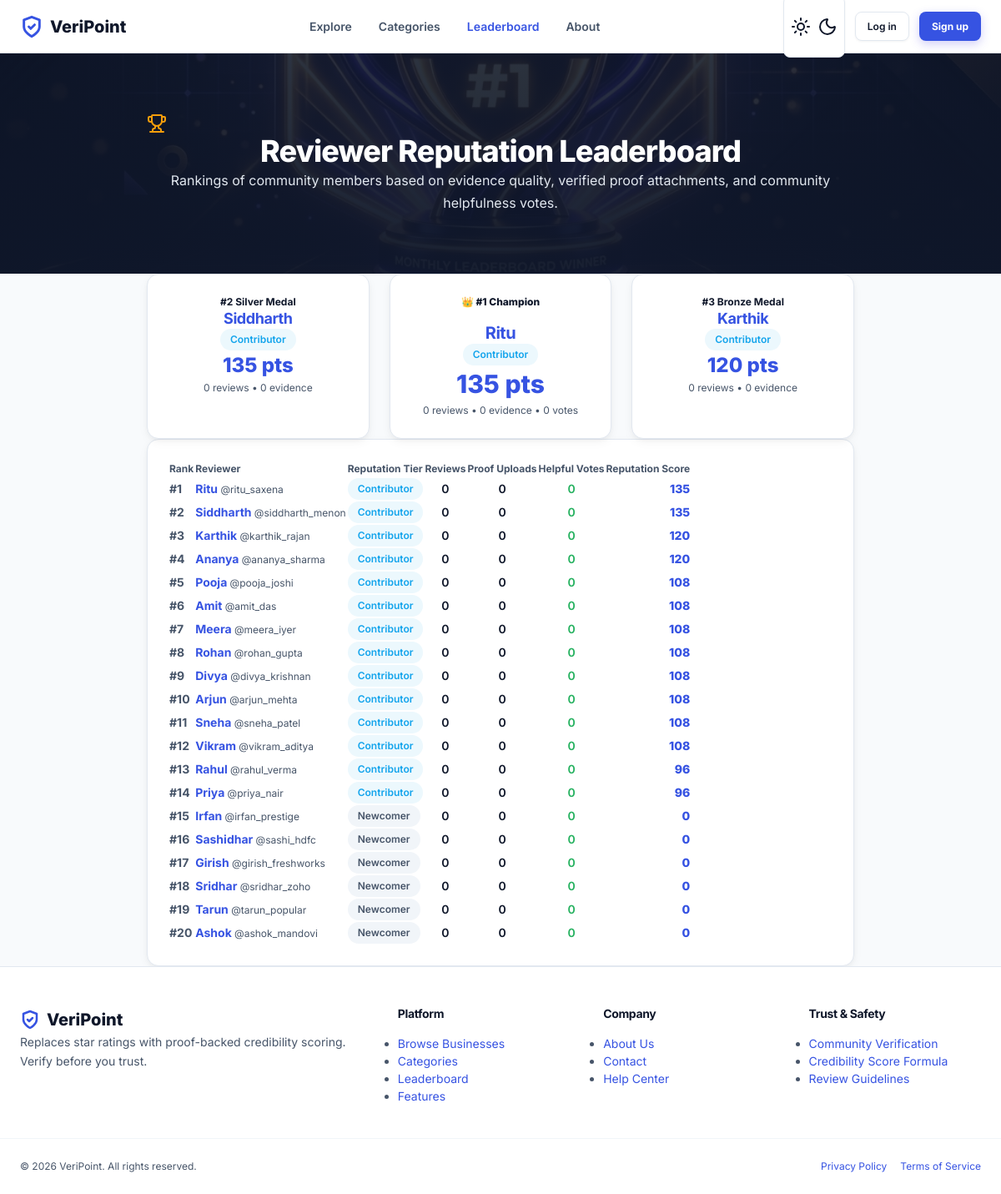
Page /reviews/leaderboard/ on the committed database.
### apps/accounts/models.py (models this page shows, shortened)
class Reputation(models.Model):
    class Level(models.TextChoices):
        NEWCOMER = 'newcomer', 'Newcomer'
        CONTRIBUTOR = 'contributor', 'Contributor'
        TRUSTED = 'trusted', 'Trusted'
        EXPERT = 'expert', 'Expert'
        AUTHORITY = 'authority', 'Authority'
    user = models.OneToOneField(
        settings.AUTH_USER_MODEL,
        on_delete=models.CASCADE,
        related_name='reputation',
    )
    total_reviews = models.PositiveIntegerField(default=0)
    total_evidence = models.PositiveIntegerField(default=0)
    total_verifications = models.PositiveIntegerField(default=0)
    total_helpful_votes = models.PositiveIntegerField(default=0)
    score = models.PositiveIntegerField(default=0, db_index=True)
    level = models.CharField(
        max_length=20,
        choices=Level.choices,
        default=Level.NEWCOMER,
        db_index=True,
    )
    updated_at = models.DateTimeField(auto_now=True)
    class Meta:
        db_table = 'vp_reputation'
        ordering = ['-score']

class User(AbstractUser):
    class Role(models.TextChoices):
        REVIEWER = 'reviewer', 'Reviewer'
        BUSINESS_OWNER = 'business_owner', 'Business Owner'
        MODERATOR = 'moderator', 'Moderator'
        ADMIN = 'admin', 'Admin'
    email = models.EmailField(unique=True)
    role = models.CharField(
        max_length=20,
        choices=Role.choices,
        default=Role.REVIEWER,
        db_index=True,
    )
    class Meta:
        db_table = 'vp_user'
        indexes = [
            models.Index(fields=['date_joined']),
        ]

### apps/reviews/views.py (the view)
# urls.py: path('leaderboard/', views.LeaderboardView.as_view(), name='leaderboard'),
class LeaderboardView(ListView):
    template_name = 'reviews/leaderboard.html'
    context_object_name = 'top_reviewers'
    def get_queryset(self):
        from apps.accounts.models import Reputation
        return Reputation.objects.select_related(
            'user__profile'
        ).order_by('-score')[:settings.LEADERBOARD_SIZE]

### apps/core/context_processors.py (called while the page is built)
def site_context(request):
    context = {
        'SITE_NAME': settings.SITE_NAME,
        'SITE_TAGLINE': settings.SITE_TAGLINE,
        'SITE_DESCRIPTION': settings.SITE_DESCRIPTION,
    }
    if request.user.is_authenticated:
        context['unread_notification_count'] = (
            request.user.notifications.filter(is_read=False).count()
        )
    return context

### apps/core/templatetags/veripoint_tags.py (called while the page is built)
@register.filter
def reputation_badge_color(level):
    colors = {
        'newcomer': 'badge-neutral',
        'contributor': 'badge-info',
        'trusted': 'badge-success',
        'expert': 'badge-warning',
        'authority': 'badge-primary',
    }
    return colors.get(level, 'badge-neutral')

@register.simple_tag
def active_nav(request, url_name, *args):
    from django.urls import reverse, resolve
    try:
        current = resolve(request.path_info).url_name
        if current == url_name:
            return 'active'
        if current in args:
            return 'active'
    except Exception:
        pass
    return ''

### templates/reviews/leaderboard.html (shortened to what this page needs)
{% extends 'base.html' %}
{% load veripoint_tags static %}
{% block content %}
<section class="hero-section py-14 text-center" style="background: linear-gradient(180deg, rgba(15, 23, 42, 0.88) 0%, rgba(15, 23, 42, 0.96) 100%), url('{% static 'images/leaderboard_bg.png' %}') center/cover no-repeat; color: #ffffff !important;">
  <div class="container container-md">
    <div class="inline-flex p-3.5 rounded-full bg-amber-500/20 text-amber-300 mb-3 border border-amber-400/30">
      <i data-lucide="trophy" class="w-8 h-8" style="color: #f59e0b;"></i>
    </div>
    <h1 class="text-4xl font-extrabold mb-3" style="color: #ffffff !important;">Reviewer Reputation Leaderboard</h1>
    <p class="text-md max-w-xl mx-auto leading-relaxed" style="color: #e2e8f0 !important;">Rankings of community members based on evidence quality, verified proof attachments, and community helpfulness votes.</p>
  </div>
</section>
<div class="container container-md py-10">
  {% if top_reviewers|length >= 3 %}
    <div class="grid grid-cols-3 gap-6 mb-10 items-end">
      {% with r=top_reviewers.1 %}
        <div class="card p-6 text-center border-subtle bg-subtle">
          <div class="inline-flex p-2.5 px-4 rounded-full bg-slate-200 text-slate-800 font-bold text-xs mb-3">#2 Silver Medal</div>
          <h3 class="text-lg font-bold mb-1"><a href="{% url 'accounts:profile' username=r.user.username %}" class="text-main hover:text-primary">{{ r.user.first_name|default:r.user.username }}</a></h3>
          <span class="badge {{ r.level|reputation_badge_color }} mb-3">{{ r.get_level_display }}</span>
          <div class="text-2xl font-extrabold text-primary mb-1">{{ r.score }} pts</div>
          <div class="text-xs text-muted">{{ r.total_reviews }} reviews &bull; {{ r.total_evidence }} evidence</div>
        </div>
      {% endwith %}
      {% with r=top_reviewers.0 %}
        <div class="card p-8 text-center border-warning bg-warning-bg shadow-xl transform -translate-y-2">
          <div class="inline-flex p-3 px-5 rounded-full bg-amber-400 text-amber-950 font-extrabold text-xs mb-4 shadow-md">👑 #1 Champion</div>
          <h2 class="text-xl font-bold mb-1"><a href="{% url 'accounts:profile' username=r.user.username %}" class="text-main hover:text-primary">{{ r.user.first_name|default:r.user.username }}</a></h2>
          <span class="badge {{ r.level|reputation_badge_color }} mb-3">{{ r.get_level_display }}</span>
          <div class="text-3xl font-extrabold text-primary mb-1">{{ r.score }} pts</div>
          <div class="text-xs text-muted">{{ r.total_reviews }} reviews &bull; {{ r.total_evidence }} evidence &bull; {{ r.total_helpful_votes }} votes</div>
        </div>
      {% endwith %}
      {% with r=top_reviewers.2 %}
        <div class="card p-6 text-center border-subtle bg-subtle">
          <div class="inline-flex p-2.5 px-4 rounded-full bg-amber-100 text-amber-900 font-bold text-xs mb-3">#3 Bronze Medal</div>
          <h3 class="text-lg font-bold mb-1"><a href="{% url 'accounts:profile' username=r.user.username %}" class="text-main hover:text-primary">{{ r.user.first_name|default:r.user.username }}</a></h3>
          <span class="badge {{ r.level|reputation_badge_color }} mb-3">{{ r.get_level_display }}</span>
          <div class="text-2xl font-extrabold text-primary mb-1">{{ r.score }} pts</div>
          <div class="text-xs text-muted">{{ r.total_reviews }} reviews &bull; {{ r.total_evidence }} evidence</div>
        </div>
      {% endwith %}
    </div>
  {% endif %}
  <div class="card p-6 shadow-md">
    <table class="w-full text-left border-collapse" style="font-size: var(--font-sm);">
      <thead>
        <tr class="border-b border-subtle text-xs text-muted font-bold uppercase">
          <th class="py-3 px-4">Rank</th>
          <th class="py-3 px-4">Reviewer</th>
          <th class="py-3 px-4">Reputation Tier</th>
          <th class="py-3 px-4 text-center">Reviews</th>
          <th class="py-3 px-4 text-center">Proof Uploads</th>
          <th class="py-3 px-4 text-center">Helpful Votes</th>
          <th class="py-3 px-4 text-right">Reputation Score</th>
        </tr>
      </thead>
      <tbody>
        {% for r in top_reviewers %}
          <tr class="border-b border-subtle hover:bg-subtle transition-colors">
            <td class="py-3.5 px-4 font-bold text-muted">#{{ forloop.counter }}</td>
            <td class="py-3.5 px-4">
              <a href="{% url 'accounts:profile' username=r.user.username %}" class="font-bold text-main hover:text-primary">
                {{ r.user.first_name|default:r.user.username }}
              </a>
              <span class="text-xs text-muted block">@{{ r.user.username }}</span>
            </td>
            <td class="py-3.5 px-4">
              <span class="badge {{ r.level|reputation_badge_color }}">{{ r.get_level_display }}</span>
            </td>
            <td class="py-3.5 px-4 text-center font-semibold">{{ r.total_reviews }}</td>
            <td class="py-3.5 px-4 text-center font-semibold text-accent-dark">{{ r.total_evidence }}</td>
            <td class="py-3.5 px-4 text-center font-semibold text-success">{{ r.total_helpful_votes }}</td>
            <td class="py-3.5 px-4 text-right font-extrabold text-primary text-base">{{ r.score }}</td>
          </tr>
        {% empty %}
          <tr>
            <td colspan="7" class="text-center py-6 text-muted">No reviewers ranked yet.</td>
          </tr>
        {% endfor %}
      </tbody>
    </table>
  </div>
</div>
{% endblock %}

### static/css/base.css (style rules this page uses)
:root { --primary-hue: 230; --primary: hsl(var(--primary-hue), 75%, 55%); --primary-light: hsl(var(--primary-hue), 75%, 65%); --primary-dark: hsl(var(--primary-hue), 75%, 40%); --primary-subtle: hsl(var(--primary-hue), 75%, 96%); --primary-alpha-10: hsla(var(--primary-hue), 75%, 55%, 0.1); --primary-alpha-20: hsla(var(--primary-hue), 75%, 55%, 0.2); --accent-hue: 160; --accent: hsl(var(--accent-hue), 70%, 45%); --accent-light: hsl(var(--accent-hue), 70%, 55%); --accent-dark: hsl(var(--accent-hue), 70%, 35%); --accent-subtle: hsl(var(--accent-hue), 70%, 96%); --accent-alpha-15: hsla(var(--accent-hue), 70%, 45%, 0.15); --success: hsl(145, 65%, 42%); --success-bg: hsl(145, 65%, 96%); --warning: hsl(40, 95%, 50%); --warning-bg: hsl(40, 95%, 96%); --danger: hsl(0, 75%, 55%); --danger-bg: hsl(0, 75%, 96%); --info: hsl(200, 85%, 50%); --info-bg: hsl(200, 85%, 96%); --score-excellent: #059669; --score-good: #2563eb; --score-average: #d97706; --score-low: #ea580c; --score-poor: #dc2626; --font-family-sans: 'Inter', -apple-system, BlinkMacSystemFont, 'Segoe UI', Roboto, sans-serif; --font-family-mono: 'JetBrains Mono', monospace; --font-xs: 0.75rem; --font-sm: 0.875rem; --font-md: 1rem; --font-lg: 1.125rem; --font-xl: 1.25rem; --font-2xl: 1.5rem; --font-3xl: 1.875rem; --font-4xl: 2.25rem; --font-5xl: 3rem; --lh-tight: 1.2; --lh-normal: 1.5; --lh-relaxed: 1.65; --space-1: 0.25rem; --space-2: 0.5rem; --space-3: 0.75rem; --space-4: 1rem; --space-5: 1.25rem; --space-6: 1.5rem; --space-8: 2rem; --space-10: 2.5rem; --space-12: 3rem; --space-16: 4rem; --radius-sm: 0.375rem; --radius-md: 0.5rem; --radius-lg: 0.875rem; --radius-xl: 1.25rem; --radius-2xl: 1.75rem; --radius-full: 9999px; --transition-fast: 150ms cubic-bezier(0.4, 0, 0.2, 1); --transition-normal: 250ms cubic-bezier(0.4, 0, 0.2, 1); --transition-slow: 350ms cubic-bezier(0.4, 0, 0.2, 1); --container-width: 1240px; --header-height: 4.5rem; }
:root, [data-theme="light"] { --bg-body: #f8fafc; --bg-surface: #ffffff; --bg-surface-raised: #ffffff; --bg-subtle: #f1f5f9; --bg-glass: rgba(255, 255, 255, 0.9); --text-main: #0f172a; --text-muted: #475569; --text-light: #64748b; --text-inverse: #ffffff; --border-color: #e2e8f0; --border-subtle: #f1f5f9; --border-focus: var(--primary); --shadow-sm: 0 1px 3px 0 rgba(0, 0, 0, 0.05); --shadow-md: 0 4px 14px -2px rgba(0, 0, 0, 0.06), 0 2px 6px -1px rgba(0, 0, 0, 0.04); --shadow-lg: 0 10px 25px -5px rgba(0, 0, 0, 0.08), 0 4px 10px -2px rgba(0, 0, 0, 0.04); --shadow-xl: 0 20px 30px -10px rgba(0, 0, 0, 0.12); }
*, *::before, *::after { box-sizing: border-box; margin: 0; padding: 0; }
html { font-family: var(--font-family-sans); font-size: 16px; line-height: var(--lh-normal); color-scheme: light dark; scroll-behavior: smooth; -webkit-text-size-adjust: 100%; }
body { background-color: var(--bg-body); color: var(--text-main); min-height: 100vh; display: flex; flex-direction: column; transition: background-color var(--transition-normal), color var(--transition-normal); overflow-x: hidden; }
a { color: var(--primary); text-decoration: none; transition: color var(--transition-fast); }
h1, h2, h3, h4, h5, h6 { color: var(--text-main); font-weight: 700; line-height: var(--lh-tight); letter-spacing: -0.025em; }
h1 { font-size: var(--font-4xl); }
h2 { font-size: var(--font-3xl); }
h3 { font-size: var(--font-2xl); }
p { line-height: var(--lh-relaxed); color: var(--text-muted); }
img, video, svg { display: block; max-width: 100%; height: auto; }

### static/css/components.css (style rules this page uses)
.card { background-color: var(--bg-surface); border: 1px solid var(--border-color); border-radius: var(--radius-lg); padding: 1.5rem; box-shadow: var(--shadow-md); transition: transform var(--transition-fast), box-shadow var(--transition-fast), border-color var(--transition-fast); }
.badge { display: inline-flex; align-items: center; gap: 0.25rem; padding: 0.25rem 0.75rem; font-size: var(--font-xs); font-weight: 600; border-radius: var(--radius-full); text-transform: capitalize; white-space: nowrap; }
.badge-neutral { background-color: var(--bg-subtle); color: var(--text-muted); }
.badge-info { background-color: var(--info-bg); color: var(--info); }

### rows in the picture
Reputation: user.first_name "Siddharth", level "Contributor", score "135", total_reviews "0", total_evidence "0", user.username "siddharth_menon", total_helpful_votes "0"
Reputation: user.first_name "Ritu", level "Contributor", score "135", total_reviews "0", total_evidence "0", total_helpful_votes "0", user.username "ritu_saxena"
Reputation: user.first_name "Karthik", level "Contributor", score "120", total_reviews "0", total_evidence "0", user.username "karthik_rajan", total_helpful_votes "0"
Reputation: user.first_name "Ananya", user.username "ananya_sharma", level "Contributor", total_reviews "0", total_evidence "0", total_helpful_votes "0", score "120"
Reputation: user.first_name "Pooja", user.username "pooja_joshi", level "Contributor", total_reviews "0", total_evidence "0", total_helpful_votes "0", score "108"
Reputation: user.first_name "Amit", user.username "amit_das", level "Contributor", total_reviews "0", total_evidence "0", total_helpful_votes "0", score "108"
Reputation: user.first_name "Meera", user.username "meera_iyer", level "Contributor", total_reviews "0", total_evidence "0", total_helpful_votes "0", score "108"
Reputation: user.first_name "Rohan", user.username "rohan_gupta", level "Contributor", total_reviews "0", total_evidence "0", total_helpful_votes "0", score "108"
Reputation: user.first_name "Divya", user.username "divya_krishnan", level "Contributor", total_reviews "0", total_evidence "0", total_helpful_votes "0", score "108"
Reputation: user.first_name "Arjun", user.username "arjun_mehta", level "Contributor", total_reviews "0", total_evidence "0", total_helpful_votes "0", score "108"
Reputation: user.first_name "Sneha", user.username "sneha_patel", level "Contributor", total_reviews "0", total_evidence "0", total_helpful_votes "0", score "108"
Reputation: user.first_name "Vikram", user.username "vikram_aditya", level "Contributor", total_reviews "0", total_evidence "0", total_helpful_votes "0", score "108"
Reputation: user.first_name "Rahul", user.username "rahul_verma", level "Contributor", total_reviews "0", total_evidence "0", total_helpful_votes "0", score "96"
Reputation: user.first_name "Priya", user.username "priya_nair", level "Contributor", total_reviews "0", total_evidence "0", total_helpful_votes "0", score "96"
Reputation: user.first_name "Irfan", user.username "irfan_prestige", level "Newcomer", total_reviews "0", total_evidence "0", total_helpful_votes "0", score "0"
Reputation: user.first_name "Sashidhar", user.username "sashi_hdfc", level "Newcomer", total_reviews "0", total_evidence "0", total_helpful_votes "0", score "0"
Reputation: user.first_name "Girish", user.username "girish_freshworks", level "Newcomer", total_reviews "0", total_evidence "0", total_helpful_votes "0", score "0"
Reputation: user.first_name "Sridhar", user.username "sridhar_zoho", level "Newcomer", total_reviews "0", total_evidence "0", total_helpful_votes "0", score "0"
Reputation: user.first_name "Tarun", user.username "tarun_popular", level "Newcomer", total_reviews "0", total_evidence "0", total_helpful_votes "0", score "0"
Reputation: user.first_name "Ashok", user.username "ashok_mandovi", level "Newcomer", total_reviews "0", total_evidence "0", total_helpful_votes "0", score "0"
